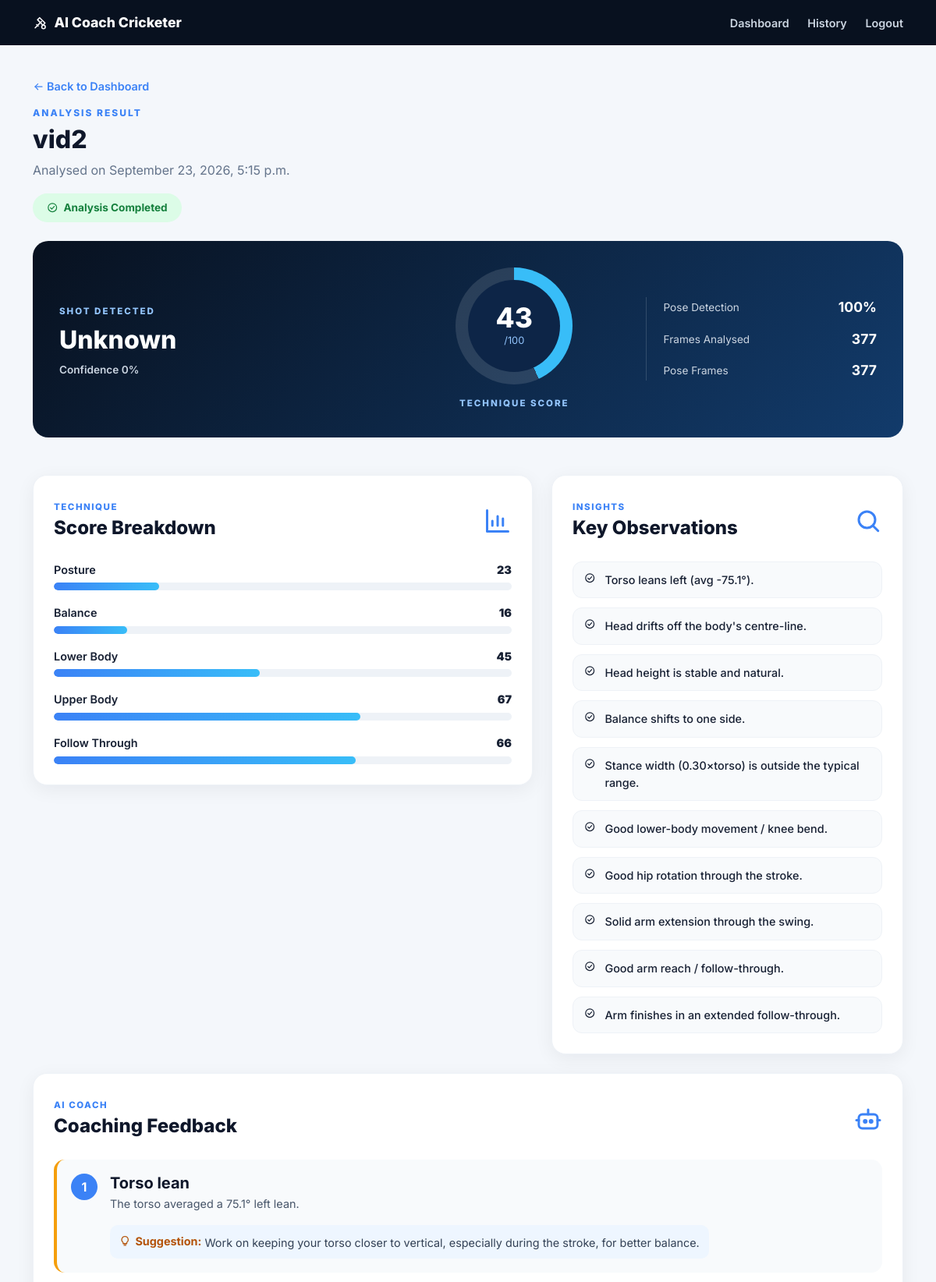
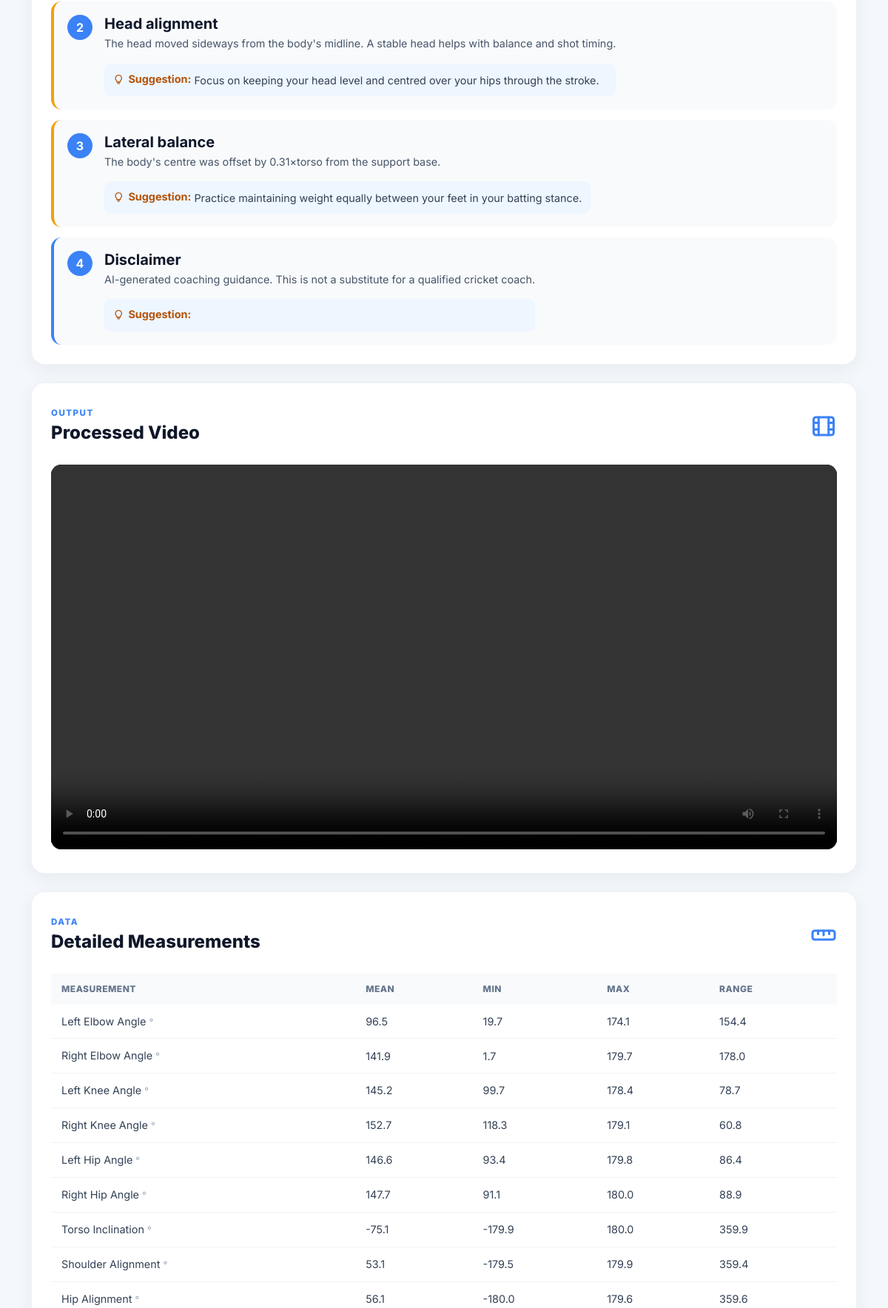
Screenshot of /result/8/ (signed in, upper part) with the database file from the repository (2 pictures, top to bottom).
### analysis/models.py (models this page shows, shortened)
class AnalysisResult(models.Model):
    STATUS_CHOICES = [
        ("PENDING", "Pending"),
        ("PROCESSING", "Processing"),
        ("COMPLETED", "Completed"),
        ("FAILED", "Failed"),
    ]
    user = models.ForeignKey(User, on_delete=models.CASCADE)
    video = models.ForeignKey(
        UploadedVideo,
        on_delete=models.CASCADE,
        related_name="analyses",
    )
    title = models.CharField(max_length=200, blank=True)
    uploaded_at = models.DateTimeField(auto_now_add=True)
    status = models.CharField(
        max_length=20,
        choices=STATUS_CHOICES,
        default="PENDING",
    )
    processed_video = models.FileField(
        upload_to="videos/processed/",
        blank=True,
        null=True,
    )
    total_frames = models.IntegerField(default=0)
    detected_frames = models.IntegerField(default=0)
    detection_percentage = models.FloatField(default=0.0)
    detected_shot = models.CharField(max_length=100, blank=True, default="")
    shot_confidence = models.FloatField(default=0.0)
    overall_score = models.IntegerField(default=0)
    posture_score = models.IntegerField(default=0)
    balance_score = models.IntegerField(default=0)
    lower_body_score = models.IntegerField(default=0)
    upper_body_score = models.IntegerField(default=0)
    follow_through_score = models.IntegerField(default=0)
    measurements = models.JSONField(default=dict, blank=True)
    coaching_feedback = models.JSONField(default=list, blank=True)
    key_observations = models.JSONField(default=list, blank=True)
    shot_reasoning = models.JSONField(default=list, blank=True)
    error_message = models.TextField(blank=True, default="")
    @property
    def measurements_display(self):
        summary = self.measurements.get("summary", {}) if self.measurements else {}
        labels = [
            ("l_elbow", "Left Elbow Angle", "°"),
            ("r_elbow", "Right Elbow Angle", "°"),
            ("l_knee", "Left Knee Angle", "°"),
            ("r_knee", "Right Knee Angle", "°"),
            ("l_hip", "Left Hip Angle", "°"),
            ("r_hip", "Right Hip Angle", "°"),
            ("torso_angle", "Torso Inclination", "°"),
            ("shoulder_slope", "Shoulder Alignment", "°"),
            ("hip_slope", "Hip Alignment", "°"),
            ("stance_width", "Stance Width", "× torso"),
            ("balance_offset", "Balance Offset", "× torso"),
            ("head_x_offset", "Head X-Offset", "× torso"),
        ]
        rows = []
        for key, label, unit in labels:
            stats = summary.get(key)
            if not stats:
                continue
            rows.append({
                "label": label,
                "unit": unit,
                "mean": stats.get("mean"),
                "min": stats.get("min"),
                "max": stats.get("max"),
                "range": stats.get("range"),
            })
        return rows

### analysis/views.py (the view)
# urls.py: path("result/<int:pk>/", views.analysis_result, name="analysis_result"),
@login_required(login_url="login")
def analysis_result(request, pk):
    result = get_object_or_404(
        AnalysisResult,
        pk=pk,
        user=request.user,
    )
    score_items = [
        ("Posture", result.posture_score),
        ("Balance", result.balance_score),
        ("Lower Body", result.lower_body_score),
        ("Upper Body", result.upper_body_score),
        ("Follow Through", result.follow_through_score),
    ]
    feedback_items = result.coaching_feedback or []
    context = {
        "result": result,
        "score_items": score_items,
        "feedback_items": feedback_items,
    }
    return render(request, "result.html", context)

### templates/result.html (shortened to what this page needs)
{% load static %}
<!DOCTYPE html>
<html lang="en">
<head>
    <link
        href="https://cdn.jsdelivr.net/npm/bootstrap@5.3.7/dist/css/bootstrap.min.css"
        rel="stylesheet">
    <link rel="stylesheet"
          href="{% static 'css/icons.css' %}">
    <link rel="stylesheet"
          href="{% static 'css/results.css' %}">
</head>
<body>
<nav class="result-navbar">
    <div class="container">
        <a href="{% url 'dashboard' %}"
           class="result-brand">
            <svg class="ic ic-md"><use href="#i-cricket"/></svg>
            AI Coach Cricketer
        </a>
        <div class="nav-actions">
            <a href="{% url 'dashboard' %}">
                Dashboard
            </a>
            <a href="{% url 'history' %}">
                History
            </a>
            <a href="{% url 'logout' %}">
                Logout
            </a>
        </div>
    </div>
</nav>
<main class="result-page">
    <div class="container">
        <div class="result-heading">
            <a href="{% url 'dashboard' %}"
               class="back-link">
                <svg class="ic ic-sm"><use href="#i-arrow-left"/></svg>
                Back to Dashboard
            </a>
            <span class="page-label">
                ANALYSIS RESULT
            </span>
            <h1>{{ result.title }}</h1>
            <p>
                Analysed on {{ result.uploaded_at|date:"F j, Y, g:i a" }}
            </p>
        </div>
        <div class="status-badge {{ result.status|lower }}">
            {% if result.status == "COMPLETED" %}
                <svg class="ic ic-sm"><use href="#i-check-circle"/></svg>
                Analysis Completed
            {% elif result.status == "FAILED" %}
                <svg class="ic ic-sm"><use href="#i-x-circle"/></svg>
                Analysis Failed
            {% elif result.status == "PROCESSING" %}
                <svg class="ic ic-sm"><use href="#i-clock"/></svg>
                Processing…
            {% else %}
                <svg class="ic ic-sm"><use href="#i-pause"/></svg>
                Pending
            {% endif %}
        </div>
        {% if result.status == "FAILED" %}
            <div class="error-card">
                <div class="error-icon">
                    <svg class="ic ic-2xl">
                        <use href="#i-alert"/>
                    </svg>
                </div>
                <h3>We couldn't analyse this video</h3>
                <p>{{ result.error_message|default:"An unexpected error occurred." }}</p>
                <a href="{% url 'upload' %}"
                   class="btn btn-primary">
                    Upload Another Video
                </a>
            </div>
        {% elif result.status != "COMPLETED" %}
            <div class="processing-card">
                <div class="spinner"></div>
                <h3>Your analysis is still processing</h3>
                <p>Please refresh the page in a moment.</p>
            </div>
        {% else %}
            <div class="result-hero">
                <div class="hero-shot">
                    <span class="hero-label">SHOT DETECTED</span>
                    <h2>{{ result.detected_shot }}</h2>
                    <span class="confidence">
                        Confidence
                        {{ result.shot_confidence|floatformat:0 }}%
                    </span>
                </div>
                <div class="hero-score">
                    <div class="score-ring"
                         style="--p: {{ result.overall_score }}">
                        <div class="score-inner">
                            <strong>{{ result.overall_score }}</strong>
                            <span>/100</span>
                        </div>
                    </div>
                    <span class="hero-label">TECHNIQUE SCORE</span>
                </div>
                <div class="hero-meta">
                    <div>
                        <span>Pose Detection</span>
                        <strong>{{ result.detection_percentage|floatformat:0 }}%</strong>
                    </div>
                    <div>
                        <span>Frames Analysed</span>
                        <strong>{{ result.total_frames }}</strong>
                    </div>
                    <div>
                        <span>Pose Frames</span>
                        <strong>{{ result.detected_frames }}</strong>
                    </div>
                </div>
            </div>
            <div class="row g-4 mt-1">
                <div class="col-lg-7">
                    <div class="content-card">
                        <div class="card-heading">
                            <div>
                                <span>TECHNIQUE</span>
                                <h4>Score Breakdown</h4>
                            </div>
                            <span class="card-emoji">
                                <svg class="ic ic-xl">
                                    <use href="#i-chart"/>
                                </svg>
                            </span>
                        </div>
                        <div class="score-list">
                            {% for label, val in score_items %}
                                <div class="score-item">
                                    <div class="score-top">
                                        <span>{{ label }}</span>
                                        <strong>{{ val }}</strong>
                                    </div>
                                    <div class="score-bar">
                                        <div class="score-fill"
                                             style="width: {{ val }}%"></div>
                                    </div>
                                </div>
                            {% endfor %}
                        </div>
                    </div>
                </div>
                <div class="col-lg-5">
                    <div class="content-card">
                        <div class="card-heading">
                            <div>
                                <span>INSIGHTS</span>
                                <h4>Key Observations</h4>
                            </div>
                            <span class="card-emoji">
                                <svg class="ic ic-xl">
                                    <use href="#i-search"/>
                                </svg>
                            </span>
                        </div>
                        <div class="observations">
                            {% for obs in result.key_observations %}
                                <div class="observation obs-{{ obs.icon }}">
                                    <span class="obs-icon">
                                        {% if obs.icon == "warn" %}
                                            <svg class="ic ic-sm">
                                                <use href="#i-alert"/>
                                            </svg>
                                        {% elif obs.icon == "info" %}
                                            <svg class="ic ic-sm">
                                                <use href="#i-info"/>
                                            </svg>
                                        {% else %}
                                            <svg class="ic ic-sm">
                                                <use href="#i-check-circle"/>
                                            </svg>
                                        {% endif %}
                                    </span>
                                    <span>{{ obs.text }}</span>
                                </div>
                            {% empty %}
                                <p class="muted">No observations recorded.</p>
                            {% endfor %}
                        </div>
                    </div>
                </div>
            </div>
            <div class="content-card mt-4">
                <div class="card-heading">
                    <div>
                        <span>AI COACH</span>
                        <h4>Coaching Feedback</h4>
                    </div>
                    <span class="card-emoji">
                        <svg class="ic ic-xl">
                            <use href="#i-robot"/>
                        </svg>
                    </span>
                </div>
                <div class="feedback-list">
                    {% for item in feedback_items %}
                        <div class="feedback-item {{ item.severity }}">
                            <div class="feedback-num">{{ forloop.counter }}</div>
                            <div class="feedback-body">
                                {% if item.issue %}
                                    <h5>{{ item.issue }}</h5>
                                    <p>{{ item.why }}</p>
                                    <div class="suggestion">
                                        <strong>
                                            <svg class="ic ic-sm">
                                                <use href="#i-bulb"/>
                                            </svg>
                                            Suggestion:
                                        </strong>
                                        {{ item.suggestion }}
                                    </div>
                                {% else %}
                                    <p class="disclaimer">{{ item.why }}</p>
                                {% endif %}
                            </div>
                        </div>
                    {% empty %}
                        <p class="muted">No feedback generated.</p>
                    {% endfor %}
                </div>
            </div>
            <div class="content-card mt-4">
                <div class="card-heading">
                    <div>
                        <span>OUTPUT</span>
                        <h4>Processed Video</h4>
                    </div>
                    <span class="card-emoji">
                        <svg class="ic ic-xl">
                            <use href="#i-film"/>
                        </svg>
                    </span>
                </div>
                {% if result.processed_video %}
                    <video class="processed-video"
                           controls
                           preload="metadata">
                        <source
                            src="{{ result.processed_video.url }}"
                            type="video/mp4">
                    </video>
                {% else %}
                    <p class="muted">No processed video was generated.</p>
                {% endif %}
            </div>
            <div class="content-card mt-4">
                <div class="card-heading">
                    <div>
                        <span>DATA</span>
                        <h4>Detailed Measurements</h4>
                    </div>
                    <span class="card-emoji">
                        <svg class="ic ic-xl">
                            <use href="#i-ruler"/>
                        </svg>
                    </span>
                </div>
                <div class="table-responsive">
                    <table class="measure-table">
                        <thead>
                            <tr>
                                <th>Measurement</th>
                                <th>Mean</th>
                                <th>Min</th>
                                <th>Max</th>
                                <th>Range</th>
                            </tr>
                        </thead>
                        <tbody>
                            {% for m in result.measurements_display %}
                                <tr>
                                    <td>{{ m.label }} <small>{{ m.unit }}</small></td>
                                    <td>{{ m.mean|floatformat:1 }}</td>
                                    <td>{{ m.min|floatformat:1 }}</td>
                                    <td>{{ m.max|floatformat:1 }}</td>
                                    <td>{{ m.range|floatformat:1 }}</td>
                                </tr>
                            {% empty %}
                                <tr>
                                    <td colspan="5" class="muted">
                                        No measurements available.
                                    </td>
                                </tr>
                            {% endfor %}
                        </tbody>
                    </table>
                </div>
            </div>
        {% endif %}
    </div>
</main>
</body>
</html>

### rows the page displays
AnalysisResult: title "vid2", uploaded_at "September 23, 2026, 5:15 p.m.", detected_shot "Unknown", shot_confidence "0", overall_score "43", detection_percentage "100", total_frames "377", detected_frames "377", status "COMPLETED" (drawn)

### other values shown
{{ label }} "Posture" "Balance" "Lower Body" "Upper Body" "Follow Through"
{{ val }} "23" "16" "45" "67" "66"
{{ obs.text }} "Torso leans left (avg -75.1°)." "Head drifts off the body's centre-line." "Head height is stable and natural." "Balance shifts to one side." "Stance width (0.30×torso) is outside the typical range." "Good lower-body movement / knee bend." "Good hip rotation through the stroke." "Solid arm extension through the swing." "Good arm reach / follow-through." "Arm finishes in an extended follow-through."
{{ item.issue }} "Torso lean" "Head alignment" "Lateral balance" "Disclaimer"
{{ item.why }} "The torso averaged a 75.1° left lean." "The head moved sideways from the body's midline. A stable head helps with balance and shot timing." "The body's centre was offset by 0.31×torso from the support base." "AI-generated coaching guidance. This is not a substitute for a qualified cricket coach."
{{ item.suggestion }} "Work on keeping your torso closer to vertical, especially during the stroke, for better balance." "Focus on keeping your head level and centred over your hips through the stroke." "Practice maintaining weight equally between your feet in your batting stance."
{{ m.label }} "Left Elbow Angle" "Right Elbow Angle" "Left Knee Angle" "Right Knee Angle" "Left Hip Angle" "Right Hip Angle" "Torso Inclination" "Shoulder Alignment" "Hip Alignment"
{{ m.unit }} "°" "°" "°" "°" "°" "°" "°" "°" "°"
{{ m.mean|floatformat:1 }} "96.5" "141.9" "145.2" "152.7" "146.6" "147.7" "-75.1" "53.1" "56.1"
{{ m.min|floatformat:1 }} "19.7" "1.7" "99.7" "118.3" "93.4" "91.1" "-179.9" "-179.5" "-180.0"
{{ m.max|floatformat:1 }} "174.1" "179.7" "178.4" "179.1" "179.8" "180.0" "180.0" "179.9" "179.6"
{{ m.range|floatformat:1 }} "154.4" "178.0" "78.7" "60.8" "86.4" "88.9" "359.9" "359.4" "359.6"
